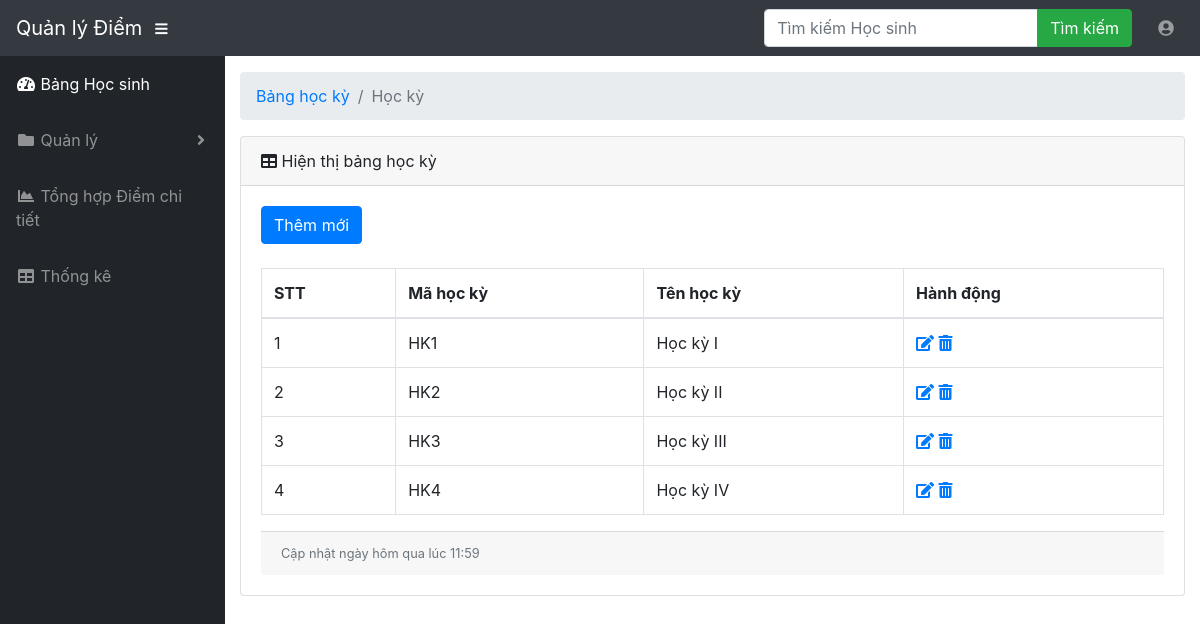
The app's page /index.php?controllers=quanly&action=list_hocky (signed in) with its own data.
### tables this page shows
CREATE TABLE `hocky` (
  `ma_hk` varchar(10) NOT NULL,
  `ten_hk` varchar(255) NOT NULL
);

### Model/hocky.php (called while the page is built, shortened)
<?php
require_once 'Connect/connect.php';
class Hocky extends Database_ql_diem
{
	public function List()
	{
		$sql = "SELECT * FROM hocky";
		return parent::Getdata($sql);
	}
}
 ?>

### Connect/connect.php (called while the page is built, shortened)
<?php
class Database_ql_diem
{
	private static $hostname = "localhost";
	private static $username = "root";
	private static $password = "";
	private static $database = "ql_diem";
	protected static $conn = NULL;
	public static function Connect()
	{
		self::$conn = mysqli_connect(self::$hostname, self::$username, self::$password, self::$database);
		if (!self::$conn) {
			echo "kết nối thất bại";
		} else {
			mysqli_set_charset(self::$conn, 'utf8');
		}
	}
	public function Execute($sql)
	{
		$retuln = self::$conn->query($sql);
		return $retuln;
	}
	public function Getdata($sql)
	{
		$retuln = self::Execute($sql);
		$arr = array();
		if (mysqli_num_rows($retuln) > 0) {
			while ($arrs = mysqli_fetch_array($retuln)) {
				$arr[] = $arrs;
			}
		} else {
			$arr = 0;
		}
		return $arr;
	}
}

### View/Bang/tbl_hocky_list.php (the view, shortened to what this page needs)
<!DOCTYPE html>
<html lang="en">
<head>
  <link href="bootstraps/vendor/fontawesome-free/css/all.min.css" rel="stylesheet" type="text/css">
  <link href="bootstraps/vendor/datatables/dataTables.bootstrap4.css" rel="stylesheet">
  <link href="bootstraps/css/sb-admin.css" rel="stylesheet">
</head>
<body id="page-top">
  <?php require_once 'View/masster/header.php'; ?>
  <div id="wrapper">
    <?php require_once 'View/masster/footer.php'; ?>
    <div id="content-wrapper">
      <div class="container-fluid">
        <ol class="breadcrumb">
          <li class="breadcrumb-item">
            <a href="#">Bảng học kỳ</a>
          </li>
          <li class="breadcrumb-item active">Học kỳ</li>
        </ol>
        <div class="card mb-3">
          <div class="card-header">
            <i class="fas fa-table"></i>
          Hiện thị bảng học kỳ</div>
          <div class="card-body">
            <div class="table-responsive">
              <div>
                <a href="index.php?controllers=quanly&action=Add_hocky"><button class="btn btn-primary" type="submit">Thêm mới</button></a>
              </div>
              <br/>
              <table class="table table-bordered">
                <thead>
                  <tr>
                    <th>STT</th>
                    <th>Mã học kỳ</th>
                    <th>Tên học kỳ</th>
                    <th>Hành động</th>
                  </tr>
                </thead>
                <tbody>
                  <?php
                  $STT = 0;
                  foreach ($listhocky as $value) {
                    $STT++;
                   ?>
                  <tr>
                    <td><?php echo $STT; ?></td>
                    <td><?php echo $value['ma_hk']; ?></td>
                    <td><?php echo $value['ten_hk']; ?></td>
                    <td>
                      <a href="index.php?controllers=quanly&action=Edit_hocky&maHocky=<?php echo $value['ma_hk']; ?>" title="Sửa"><i class="fas fa-edit"></i> </a>
                      <a onclick="return confirm('Bạn có chắc chắn muốn xóa không..?')" href="index.php?controllers=quanly&action=Delete_hocky&maHocky=<?php echo $value['ma_hk']; ?>" title="Xóa"><i class="fas fa-trash-alt"> </i></a>
                    </td>
                  </tr>
                <?php } ?>
                </tbody>
              </table>
            </div>
            <div class="card-footer small text-muted">Cập nhật ngày hôm qua lúc 11:59</div>
          </div>
        </div>
      </div>
  </div>
</body>
</html>

### records on screen
hocky: ma_hk "HK1", ten_hk "Học kỳ I"
hocky: ma_hk "HK2", ten_hk "Học kỳ II"
hocky: ma_hk "HK3", ten_hk "Học kỳ III"
hocky: ma_hk "HK4", ten_hk "Học kỳ IV"
